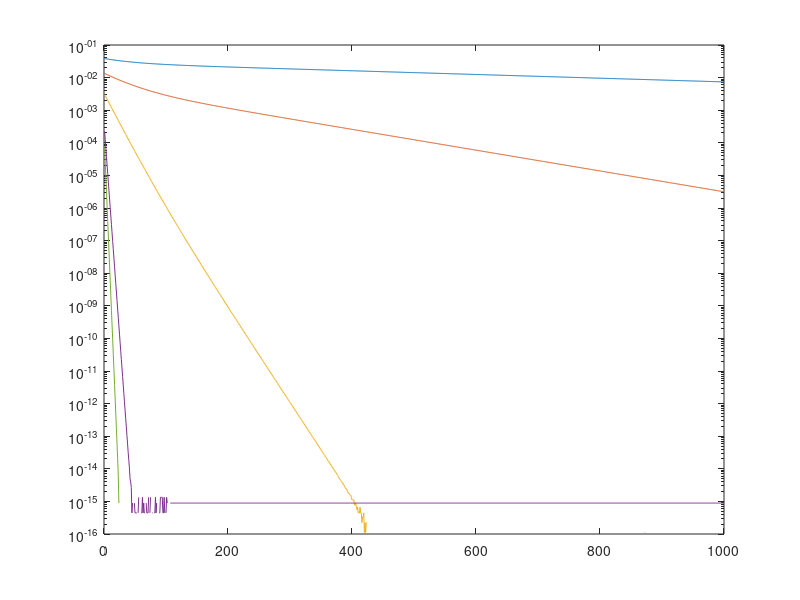

MATLAB code to generate this figure:

Itr=1000;
err=zeros(Itr,1);

A=[1 2 4;1 3 5; 1 7 7; 1 8 9];
y=[1;2;3;4];
%lambda_list=[200];
lambda_list=[0.1, 1 , 10, 100, 200];

for lambda = lambda_list
    beta_star = (A'*A + lambda*eye(3))\(A'*y);
    opt = 0.5*norm(y-A*beta_star)^2 + 0.5*lambda*norm(beta_star)^2;

    [U,S,V]=svd(A'*A);
    L = S(1,1) + lambda;
    beta = [0;0;0];
    for i=1:Itr
        beta = beta - 1/L*((A'*A+lambda*eye(3))*beta-A'*y);
        err(i)=0.5*norm(y-A*beta)^2 + 0.5*lambda*norm(beta)^2 - opt;
    end
    x = 1:Itr;
    %plot(x,err)
    semilogy(1:Itr,err)
    hold on
end